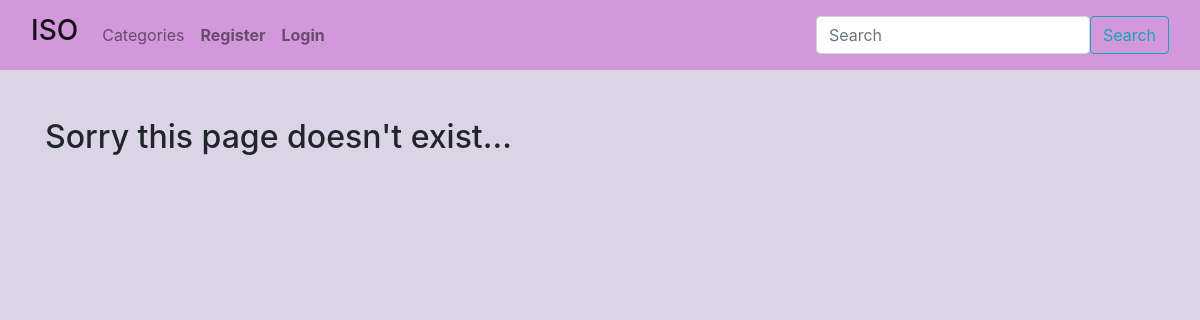
The app's page /category/sports/, older data.
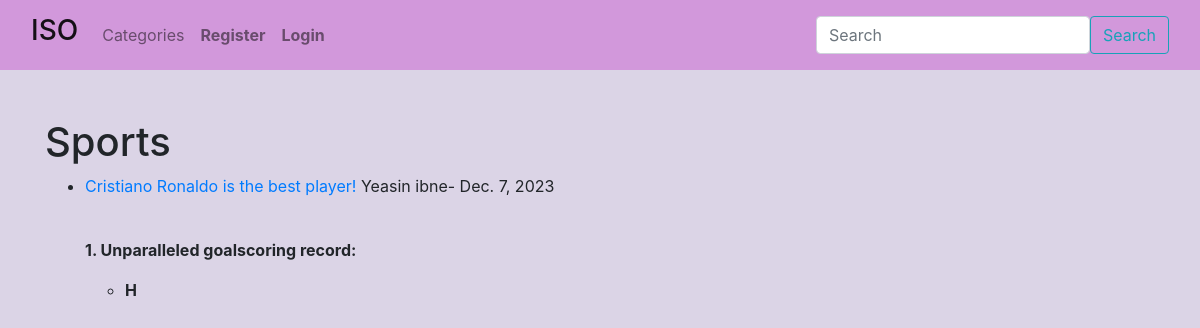
The same page, newer data.
### ISO_Blog/models.py (models this page shows, shortened)
class Post(models.Model):
    title=models.CharField(max_length=255)
    header_image= models.ImageField(null=True, blank=True, upload_to="images/profile")
    title_tag=models.CharField(max_length=255)
    author=models.ForeignKey(User, on_delete=models.CASCADE)
    body=RichTextField(blank=True, null=True)
    post_date=models.DateField(auto_now_add=True)
    category=models.CharField(max_length=255, default='uncategorized')
    likes = models.ManyToManyField(User, related_name='blog_posts')
    snippet=models.CharField(max_length=255)

### ISO_Blog/views.py (the view)
# urls.py: path('category/<str:cats>/',CategoryView, name='category' ),
def CategoryView(request, cats):
    category_posts = Post.objects.filter(category=cats.replace('-', ' '))
    return render(request, 'categories.html', {'cats': cats.title().replace('-', ' '), 'category_posts':category_posts})

### ISO_Blog/templates/categories.html (shortened to what this page needs)
{% extends 'base.html' %}
{% block content %}
{% if category_posts %}
    <h1>{{cats}}</h1>
    <ul>
    {% for post in category_posts %}
         <li><a href="{% url 'post_details' post.pk %}">{{post.title}}</a>
             {{ post.author.first_name }}
            {{ post.author.last_name }}-
            {{ post.post_date }} <br/>
        {{post.body|slice:":100"|safe }}</li>
    {% endfor %}
    </ul>
{% else %}
    <h2>Sorry this page doesn't exist...</h2>
{% endif %}
{% endblock %}

Row changes from the older to the newer data that the page shows:
added Post: category "Sports", title "Cristiano Ronaldo is the best player!", author.first_name "Yeasin", author.last_name "ibne", post_date "Dec. 7, 2023", body "1. Unparalleled goalscoring record: H"
Text that changed along with them:
text no longer shown: "Sorry this page doesn't exist..."
